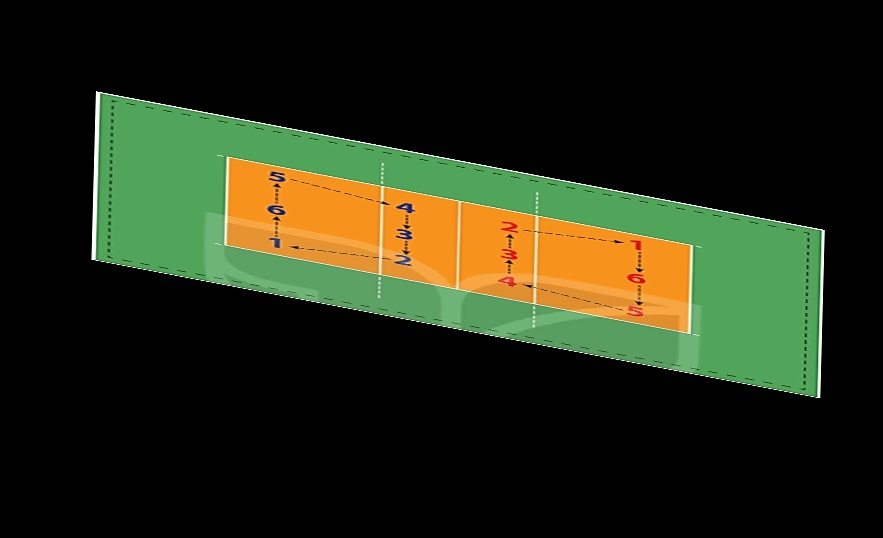
#> input picture output_images/affine_output.jpg, 883 x 538 px
$ python affine.py
#> lines starting #> are read from the running program, lines starting #| are printed output that depends on the picture
#> the answer given: ../output_images/affine_output.jpg
import os
import numpy as np
import matplotlib.pyplot as plt
import cv2 as cv
import tkinter as tk
from tkinter import filedialog

class PointSelector:
    def __init__(self, image_path, num_points=3, label="pts"):
#> called with image_path = '../output_images/affine_output.jpg', num_points = 3, label = 'pts1'
        self.img = cv.imread(image_path)
#> self.img is the input picture: shape (538, 883, 3); mean B, G, R 20.8, 41.5, 36.1
        if self.img is None:
            print(f"Không tìm thấy ảnh: {image_path}")
            return

        self.points = []
        self.num_points = num_points
        self.label = label
        self.window_name = f"Chọn {num_points} điểm ({label}) bằng cách click chuột"
        self.display_img = self.img.copy()
        self.action = None
        self.draw_ui()

    def draw_ui(self):
        """Vẽ các nút lên hiển thị"""
        # Save button
        cv.rectangle(self.display_img, (10, 10), (80, 40), (0, 255, 0), -1)
        cv.putText(self.display_img, "Save", (20, 30), cv.FONT_HERSHEY_SIMPLEX, 0.6, (0, 0, 0), 2)

        # Reset button
        cv.rectangle(self.display_img, (90, 10), (170, 40), (0, 255, 255), -1)
        cv.putText(self.display_img, "Reset", (100, 30), cv.FONT_HERSHEY_SIMPLEX, 0.6, (0, 0, 0), 2)

        # Quit button
        cv.rectangle(self.display_img, (180, 10), (250, 40), (0, 0, 255), -1)
        cv.putText(self.display_img, "Quit", (190, 30), cv.FONT_HERSHEY_SIMPLEX, 0.6, (255, 255, 255), 2)
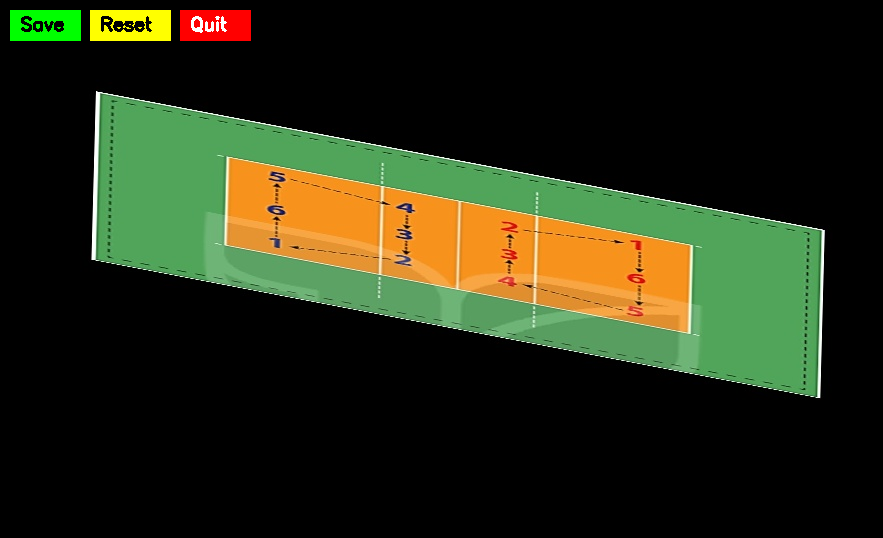
#> self.display_img: shape (538, 883, 3); mean B, G, R 20.9, 43.7, 38.4

    # [24 lines left out: function mouse_callback, not called in this run]

    def select(self):
        """Bắt đầu chọn điểm"""
        if self.img is None:
            return None

        cv.imshow(self.window_name, self.display_img)
        cv.setMouseCallback(self.window_name, self.mouse_callback)

        print(f"\nHướng dẫn ({self.label}):")
        print(f"- Click vào {self.num_points} điểm")
        print("- Nhấn 's' hoặc click 'Save' để lưu")
        print("- Nhấn 'r' hoặc click 'Reset' để reset")
        print("- Nhấn 'q' hoặc click 'Quit' để thoát")

        while True:
            key = cv.waitKey(10) & 0xFF
#> (key q is pressed here)

            # Xử lý sự kiện từ phím hoặc chuột
            if key == ord('s') or self.action == 'save':
                self.action = None
                if len(self.points) == self.num_points:
                    break
                else:
                    print(f"❌ Chỉ chọn được {len(self.points)} điểm, cần {self.num_points} điểm!")

            elif key == ord('r') or self.action == 'reset':
                self.action = None
                self.points = []
                self.display_img = self.img.copy()
                self.draw_ui()
                print("🔄 Đã reset!")
                cv.imshow(self.window_name, self.display_img)

            elif key == ord('q') or self.action == 'quit':
                self.action = None
                print("❌ Hủy chọn!")
                self.points = []
                break

        cv.destroyAllWindows()
        return self.points

# [26 lines left out: function apply_affine_transform, not called in this run]

def main():
    print("="*50)
    print("     PHÉP BIẾN ĐỔI AFFINE - CHỌN ĐIỂM TỪ ẢNH")
    print("="*50)

    # Ẩn cửa sổ chính tkinter
    root = tk.Tk()
    root.withdraw()

    # Mở hộp thoại chọn ảnh
    image_path = filedialog.askopenfilename(
        title="Chọn hình ảnh",
        filetypes=[
            ("Image files", "*.jpg *.jpeg *.png *.bmp *.tif *.tiff"),
            ("All files", "*.*")
        ]
    )
    if not image_path:
        print("Chưa chọn ảnh, hủy bỏ!")
        return

    # Chọn pts1 từ ảnh
    print("\n>>> Chọn pts1 (điểm nguồn)")
    selector1 = PointSelector(image_path, num_points=3, label="pts1")
    pts1 = selector1.select()

    if not pts1 or len(pts1) != 3:
        print("Hủy bỏ!")
        return

    # Chọn pts2 từ ảnh
    print("\n>>> Chọn pts2 (điểm đích)")
    selector2 = PointSelector(image_path, num_points=3, label="pts2")
    pts2 = selector2.select()

    if not pts2 or len(pts2) != 3:
        print("Hủy bỏ!")
        return

    apply_affine_transform(image_path, pts1, pts2)

if __name__ == "__main__":
    main()
